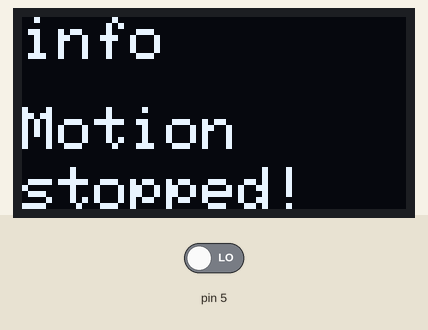
Recording of a sketch running on a simulated Arduino Uno, built with avr-gcc and run on an emulated ATmega328P. On the bench: 128×64 one-colour display. Inputs (shaded band) come from the test bench; at power-on: pin 5 LOW. What the sketch prints to the serial monitor is not drawn.

Above: at 3.2 s.
3.3 s: pin 5 driven HIGH
At 4.9 s:
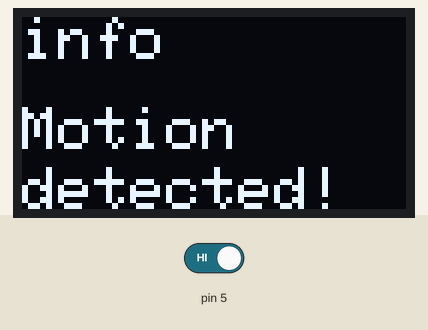
6.6 s: pin 5 driven LOW
At 24.2 s:
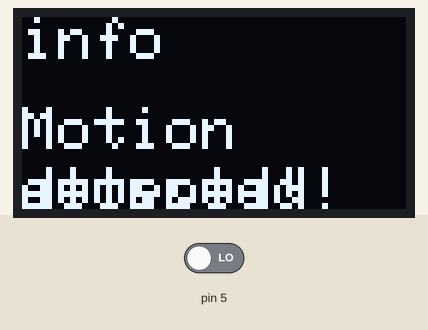

The sketch:

MOTION_DETECTOR_OLED.ino
```cpp
#include <ArduinoJson.h>                                /* include the ArduinoJson library which allows easy handling of JSON data */
#include <ArduinoJson.h>
#include <Adafruit_GFX.h>
#include <Adafruit_SSD1306.h>

#define motion_pin  PB5                                 // Enter the GPIO pin for the motion sensor

uint32_t lastReport = 0;                                // Variable to hold the time of the last report
uint32_t Reporting_Interval = 1000 * 15;                // Set the reporting interval to 15 seconds

/***************************************************************************************************************************************/
Adafruit_SSD1306 display = Adafruit_SSD1306(128, 64, &Wire);
/***************************************************************************************************************************************/

void setup()
{
  oledInit();                                           // Initialize the OLED display.
  Serial.begin(9600);                                   // Start the serial communication at 9600 bits per second
  pinMode(motion_pin, INPUT);                           // Set the pin mode of the motion sensor pin as input
  millis();                                             // Initialize the timer
}

void loop()
{

    int Motion = digitalRead(motion_pin);                 // Read the state of the motion sensor

    display.clearDisplay();             // Clear the OLED display.
    oledDisplayHeaderShow("info");   // Display a header on the OLED screen.
    oledScreenData(2, 0, 30, String("Motion"));        // Display the lux value on the OLED screen.

    StaticJsonDocument <256> motionstate;                 // Create a JSON document with the capacity of 256 bytes
    motionstate["motion"] = Motion;                       // Add the motion state to the JSON document
    String jsonstate;                                     // Create a String to hold the JSON data
    serializeJson(motionstate, jsonstate);                // Serialize the JSON document to the String

    if ( ((millis() - lastReport) >= Reporting_Interval) || (Motion == 1) )
    {
      oledScreenData(2, 0, 50, String("detected!"));
      Serial.println(jsonstate);                          // Print the JSON data to the Serial Monitor
      lastReport = millis();                              // Update the lastReport time to the current time
      delay(2000);                                        // 2-second delay
    }
    if(Motion == 0)
    {
          oledScreenData(2, 0, 50, String("stopped!"));
    }

    delay(500);

}

void oledInit()
{
  display.begin(SSD1306_SWITCHCAPVCC, 0x3C);    // Initialize the OLED display with specified settings.
  display.clearDisplay();                       // Clear the display.
  delay(2000);                                  // Wait for 2 seconds.
  display.clearDisplay();                       // Clear the display again.
  display.invertDisplay(false);                 // Set display inversion to false (normal mode).
}

void oledDisplayHeaderShow(String Header_Data)
{
  display.setTextSize(2);                      // Set the text size.
  display.setTextColor(WHITE);                 // Set the text color to white.
  display.setCursor(0, 0);                     // Set the cursor position.
  display.print(Header_Data);                  // Print the provided header text.
  display.display();                           // Display the text on the OLED screen.
}

void oledScreenData(int size, int x, int y, String get_screen_data)
{
  display.setTextSize(size);                    // Set the text size.
  display.setTextColor(WHITE);                   // Set the text color to white.
  display.setCursor(x, y);                       // Set the cursor position.
  display.print(get_screen_data);                // Print the provided screen data.
  display.display();                             // Display the data on the OLED screen.
}
```

Measured:
- after the input at 3.3 s, the display: first differs from a run without the input after 0.56 s (image 1)
- after the input at 6.6 s, the display: first differs from a run without the input after 2.4 s (image 2 shows a later state)
- what the display in image 0 shows lasts 0.5 s, from 2.7 s to 3.2 s
- what the display in image 1 shows lasts 2.5 s, from 3.9 s to 6.4 s
